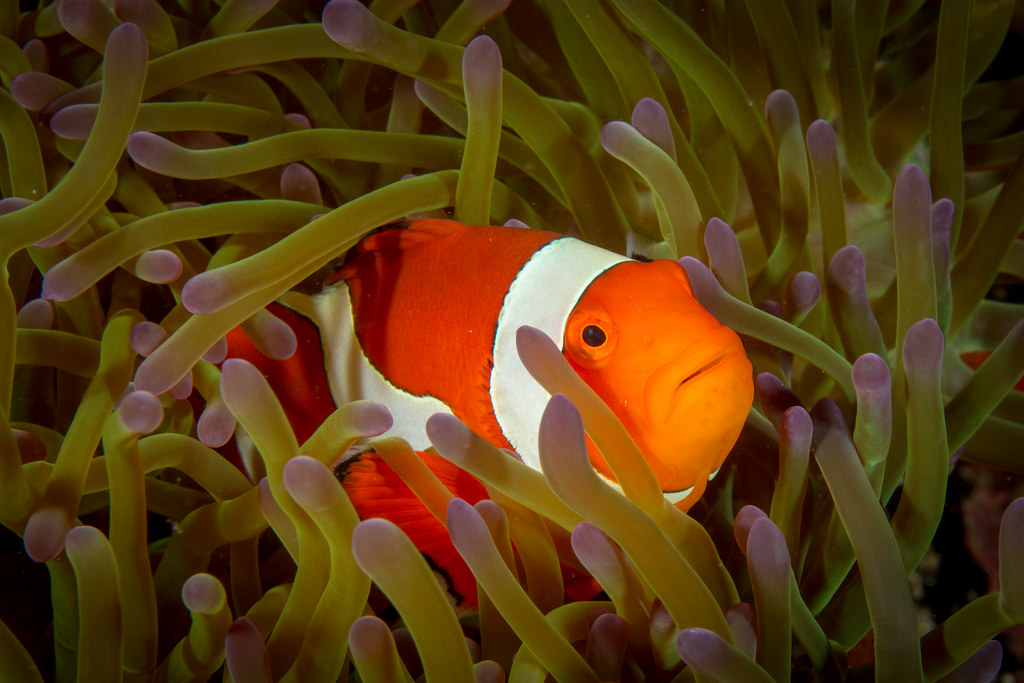
#> input picture nemo4.jpg, 1024 x 683 px
$ python 'Image Blur.py'
#> lines starting #> are read from the running program, lines starting #| are printed output that depends on the picture
import cv2

def blur(img):
    kernels = [3, 5, 9, 13, 100]
    for idx, k in enumerate(kernels):
        image_blur = cv2.blur(img, ksize = (k, k))
        cv2.imshow(str(k), image_blur)
        cv2.waitKey(0)
    return
image = cv2.imread('nemo4.jpg')
#> image is the input picture: shape (683, 1024, 3); mean B, G, R 18.1, 59.2, 89.4
blur(image)
#> the loop in blur, `for idx, k in enumerate(kernels):` made 5 passes
#> pass 3, in blur, `image_blur = cv2.blur(img, ksize = (k, k))`:
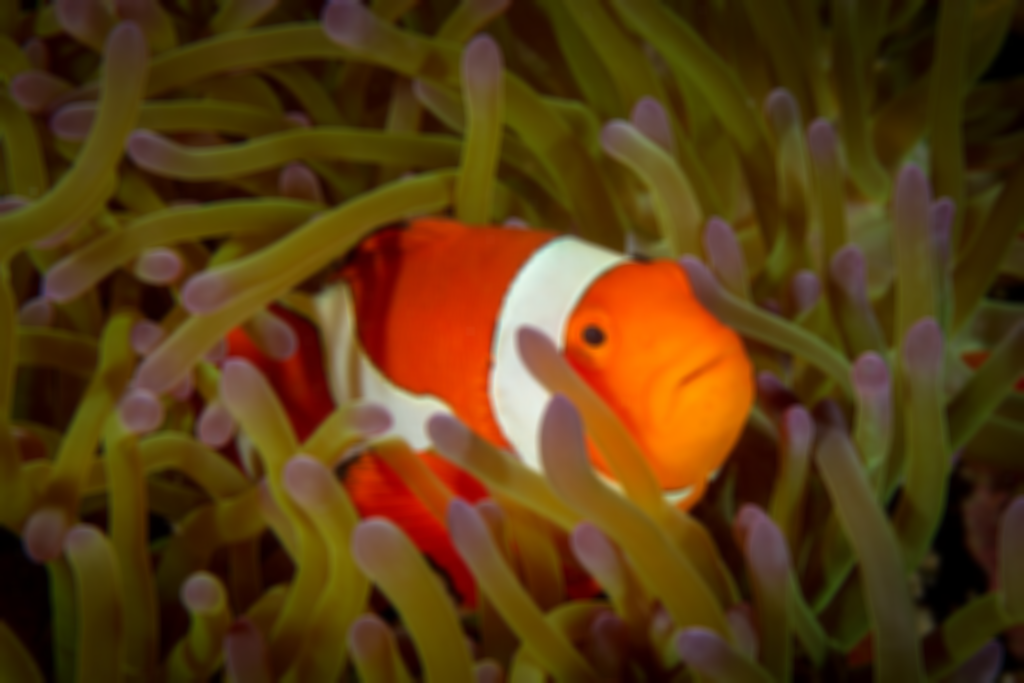
#> image_blur: shape (683, 1024, 3); mean B, G, R 18.1, 59.2, 89.4

$ run again, with nemo0.jpg copied over nemo4.jpg
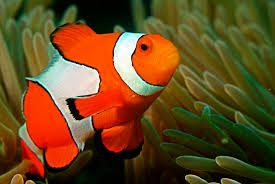
#> input picture nemo0.jpg, 275 x 184 px
#> image is the input picture: shape (184, 275, 3); mean B, G, R 30.5, 72.3, 103
#> the loop in blur, `for idx, k in enumerate(kernels):` made 5 passes
#> pass 1, in blur, `image_blur = cv2.blur(img, ksize = (k, k))`:
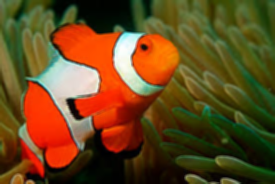
#> image_blur: shape (184, 275, 3); mean B, G, R 30.5, 72.3, 103
#> pass 3, in blur, `image_blur = cv2.blur(img, ksize = (k, k))`:
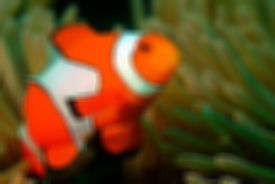
#> image_blur: shape (184, 275, 3); mean B, G, R 30.5, 72.3, 103

$ run again, with nemo1.jpg copied over nemo4.jpg
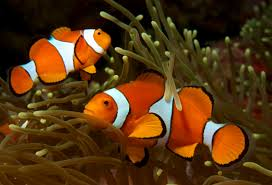
#> input picture nemo1.jpg, 272 x 185 px
#> image is the input picture: shape (185, 272, 3); mean B, G, R 18.7, 51.9, 84.9
#> the loop in blur, `for idx, k in enumerate(kernels):` made 5 passes
#> pass 1, in blur, `image_blur = cv2.blur(img, ksize = (k, k))`:
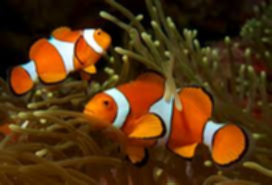
#> image_blur: shape (185, 272, 3); mean B, G, R 18.7, 51.9, 84.9
#> pass 3, in blur, `image_blur = cv2.blur(img, ksize = (k, k))`:
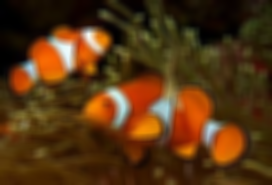
#> image_blur: shape (185, 272, 3); mean B, G, R 18.7, 51.9, 84.9

$ run again, with nemo2.jpg copied over nemo4.jpg
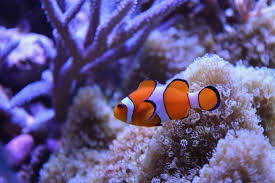
#> input picture nemo2.jpg, 275 x 183 px
#> image is the input picture: shape (183, 275, 3); mean B, G, R 134.1, 86.8, 98.8
#> the loop in blur, `for idx, k in enumerate(kernels):` made 5 passes
#> pass 1, in blur, `image_blur = cv2.blur(img, ksize = (k, k))`:
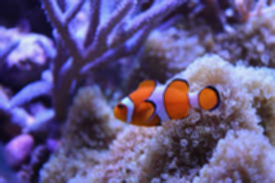
#> image_blur: shape (183, 275, 3); mean B, G, R 134.1, 86.8, 98.8
#> pass 3, in blur, `image_blur = cv2.blur(img, ksize = (k, k))`:
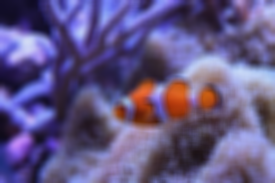
#> image_blur: shape (183, 275, 3); mean B, G, R 134, 86.7, 98.8
